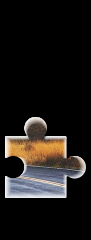
#> input picture SliderImg/2.png, 91 x 240 px
$ python FindSliderPos.py
#> lines starting #> are read from the running program, lines starting #| are printed output that depends on the picture
### CalSliderSize.py
import cv2
from PIL import Image
import HashCompareImg


def calculate_slider_size(slider_img):

    """
    calculate the parameters of slider image
    :param img: slider image file
    :return:  the x,y,height,width of slider image
    """

    rows, cols, channels = slider_img.shape
    square_top, square_bottom, square_left, square_right = 0, 0, 0, 0

    # find top of square
    for i in range(1, rows):
        count = 0
        for j in range(cols):

            if (slider_img[i, j][0] !=0 or slider_img[i, j][1] !=0 or slider_img[i,j][2] != 0 ) and \
                    (slider_img[i-1, j][0] == 0 and slider_img[i-1, j][1] == 0 and slider_img[i-1, j][2] == 0):
                count += 1

        if count >20:
            square_top = i
            break

    # find bottom of square
    for i in range(square_top, rows):
        count = 0
        for j in range(cols):

            if (slider_img[i, j][0] !=0 or slider_img[i, j][1] !=0 or slider_img[i,j][2] != 0 ) and \
                    (slider_img[i+1, j][0] == 0 and slider_img[i+1, j][1] == 0 and slider_img[i+1, j][2] == 0):
                count += 1

        if count >20:
            square_bottom = i
            break

    # find left of square
    for j in range(1, cols):
        count = 0
        for i in range(rows):

            if (slider_img[i, j][0] !=0 or slider_img[i, j][1] !=0 or slider_img[i,j][2] != 0 ) and \
                    (slider_img[i, j-1][0] == 0 and slider_img[i, j-1][1] == 0 and slider_img[i, j-1][2] == 0):
                count += 1

        if count >20:
            square_left = j
            break

    # find right of square
    for j in range(square_left, cols):
        count = 0
        for i in range(rows):

            if (slider_img[i, j][0] != 0 or slider_img[i, j][1] != 0 or slider_img[i, j][2] != 0) and \
                    (slider_img[i, j +1][0] == 0 and slider_img[i, j + 1][1] == 0 and slider_img[i, j + 1][2] == 0):
                count += 1

        if count > 20:
            square_right = j
            break


    return square_left, square_top, square_bottom-square_top, square_right-square_left


# [106 lines left out: functions temp, visit_bg_image, not called in this run]


# [3 lines that do not run on import are left out]
    #calculate_slider_size()

### HashCompareImg.py
import cv2

def aHash(img):

    img=cv2.resize(img, (20, 20), interpolation=cv2.INTER_CUBIC)

    gray = cv2.cvtColor(img, cv2.COLOR_BGR2GRAY)

    s = 0
    hash_str = ''

    for i in range(20):
        for j in range(20):
            s += gray[i,j]

    avg = s/400

    for i in range(20):
        for j in range(20):
            if gray[i, j] > avg:
                hash_str += '1'
            else:
                hash_str += '0'

    return hash_str

# [15 lines left out: function dHash, not called in this run]


def cmpHash(hash1, hash2):
    n = 0

    if len(hash1) != len(hash2):
        return -1

    for i in range(len(hash1)):

        if hash1[i] != hash2[i]:
            n += 1

    return n

# [16 lines that do not run on import are left out]

### FindSliderPos.py
import CalSliderSize
import cv2
import HashCompareImg


def find_slider_position(slider_img, bg_img):

    slider_x, slider_y, slider_height,slider_width = 0,0,0,0
    slider_x, slider_y, slider_height, slider_width = CalSliderSize.calculate_slider_size(slider_img)

    # cut slider image
    slider_cut_img = slider_img[slider_y+20:slider_y+40, slider_x+20:slider_x+40]

    bg_y, bg_x, bg_channel = bg_image.shape

    minHash = 20*20
    minIndex = 20

    hash1 = HashCompareImg.aHash(slider_cut_img)

    for i in range(20, bg_x-20):

        info = "Find position: " + str(i) + '*' + str(slider_y)
        print(info)
        bg_cut_img = bg_image[slider_y+20:slider_y+40, i:i+20]
        hash2 = HashCompareImg.aHash(bg_cut_img)
        n = HashCompareImg.cmpHash(hash1, hash2)
        if n<minHash:
            minHash = n
            minIndex = i-20

    print(minHash, minIndex)

    return minIndex


if __name__ == '__main__':

    # single image file
    slider_img = cv2.imread('./SliderImg/2.png')
#> slider_img is the input picture: shape (240, 91, 3); mean B, G, R 23.3, 25.6, 28.6

    # bg image
    bg_image = cv2.imread('./BgImg/2.jpg')
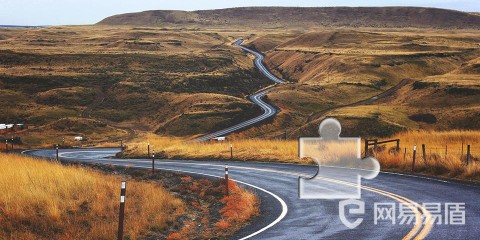
#> input picture BgImg/2.jpg, 480 x 240 px
#> bg_image is the input picture: shape (240, 480, 3); mean B, G, R 90.4, 106.3, 126.7

    find_slider_position(slider_img, bg_image)
#> in find_slider_position, `slider_x, slider_y, slider_height, slider_width = CalSliderSize.calcul..`: slider_x = 5; slider_y = 136; slider_height = 61
#> in find_slider_position, `slider_cut_img = slider_img[slider_y+20:slider_y+40, slider_x+20:slide..`:
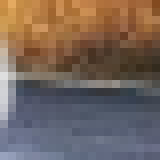
#> slider_cut_img: shape (20, 20, 3) (shown 8 times larger); mean B, G, R 91.4, 100.6, 117.2
#> in aHash, `gray = cv2.cvtColor(img, cv2.COLOR_BGR2GRAY)`:
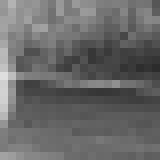
#> gray: shape (20, 20) (shown 8 times larger); min 44, max 222, mean 104.5
#> after the loop in aHash, `for i in range(20):`: s = 41804
#> in aHash, `avg = s/400`: avg = 104.5
#> the loop in find_slider_position, `for i in range(20, bg_x-20): ` made 440 passes
#> (info, n, minHash) on passes 1, 2, 6, 16, 18, 20, 21, 22, 23, 24, 25, 26: ('Find position: 20*136', 260, 260), ('Find position: 21*136', 253, 253), ('Find position: 25*136', 252, 252), ('Find position: 35*136', 249, 249), ('Find position: 37*136', 248, 248), ('Find position: 39*136', 247, 247), ('Find position: 40*136', 242, 242), ('Find position: 41*136', 240, 240), ('Find position: 42*136', 237, 237), ('Find position: 43*136', 234, 234), ('Find position: 44*136', 229, 229), ('Find position: 45*136', 226, 226)
#> (n, minHash) on passes 61, 63, 64, 66, 68, 266: (138, 138), (134, 134), (127, 127), (123, 123), (121, 121), (117, 117)
#| Find position: 20*136
#| Find position: 21*136
#| Find position: 22*136
#| Find position: 23*136
#| Find position: 24*136
#| Find position: 25*136
#| Find position: 26*136
#| Find position: 27*136
#> (further printed lines are left out)
#> pass 1, in find_slider_position, `bg_cut_img = bg_image[slider_y+20:slider_y+40, i:i+20]`:
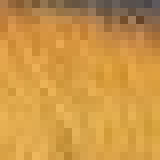
#> bg_cut_img: shape (20, 20, 3) (shown 8 times larger); mean B, G, R 70.1, 150.6, 204.9
#> pass 1, in aHash (call 2), `gray = cv2.cvtColor(img, cv2.COLOR_BGR2GRAY)`:
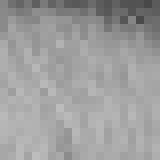
#> gray: shape (20, 20) (shown 8 times larger); min 72, max 189, mean 157.6
#> pass 2, in aHash (call 3), `gray = cv2.cvtColor(img, cv2.COLOR_BGR2GRAY)`:
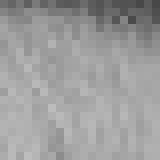
#> gray: shape (20, 20) (shown 8 times larger); min 72, max 189, mean 156.8
#> after the loop in find_slider_position, `for i in range(20, bg_x-20):`:
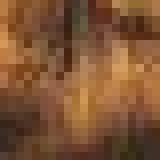
#> bg_cut_img: shape (20, 20, 3) (shown 8 times larger); mean B, G, R 52.2, 83.4, 126.2
#> after the loop in find_slider_position, `for i in range(20, bg_x-20):`: minHash = 32; minIndex = 299
